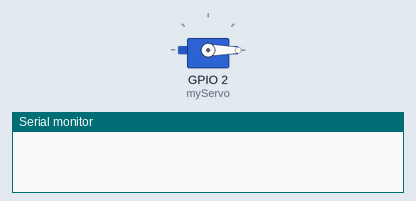
Bench run of a program on a simulated ESP8266 (NodeMCU). On the bench: servo, the last lines printed to the serial monitor.

Above: at 0.05 s.
At 4.65 s:
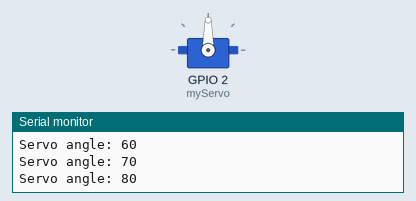
At 9.25 s:
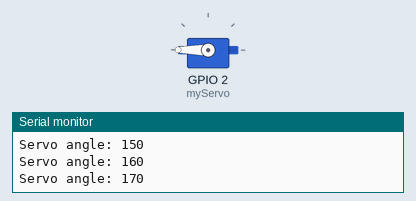
At 18.45 s:
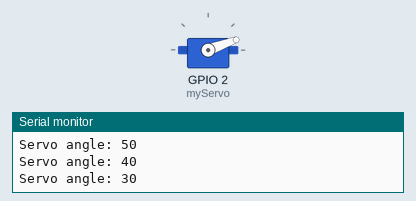
Timing chart, 0 to 25.4 s (numbered marks = the images above):
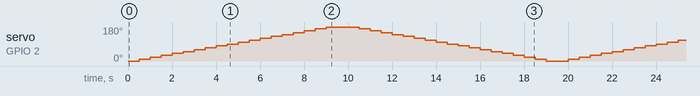

The program:

main.cpp
```cpp
#include <Arduino.h>
#include <Servo.h>

Servo myServo;

void setup() {
  myServo.attach(2); // Attach the servo to pin 9
  Serial.begin(9600); // Start serial communication at 9600 baud rate
}

void loop() {
  int val = 0; // Initialize the servo angle variable
  for(;val<=180;val+=10) {
    myServo.write(val); // Move the servo to the specified angle
    delay(500); // Wait for 0.5 seconds
    Serial.print("Servo angle: ");
    Serial.println(val); // Print the current angle to the serial monitor
  }
  for(;val>=0;val-=10) {
    myServo.write(val); // Move the servo back to the specified angle
    delay(500); // Wait for 0.5 seconds
    Serial.print("Servo angle: ");
    Serial.println(val); // Print the current angle to the serial monitor
  }
 //myServo.write(90);
}
```
